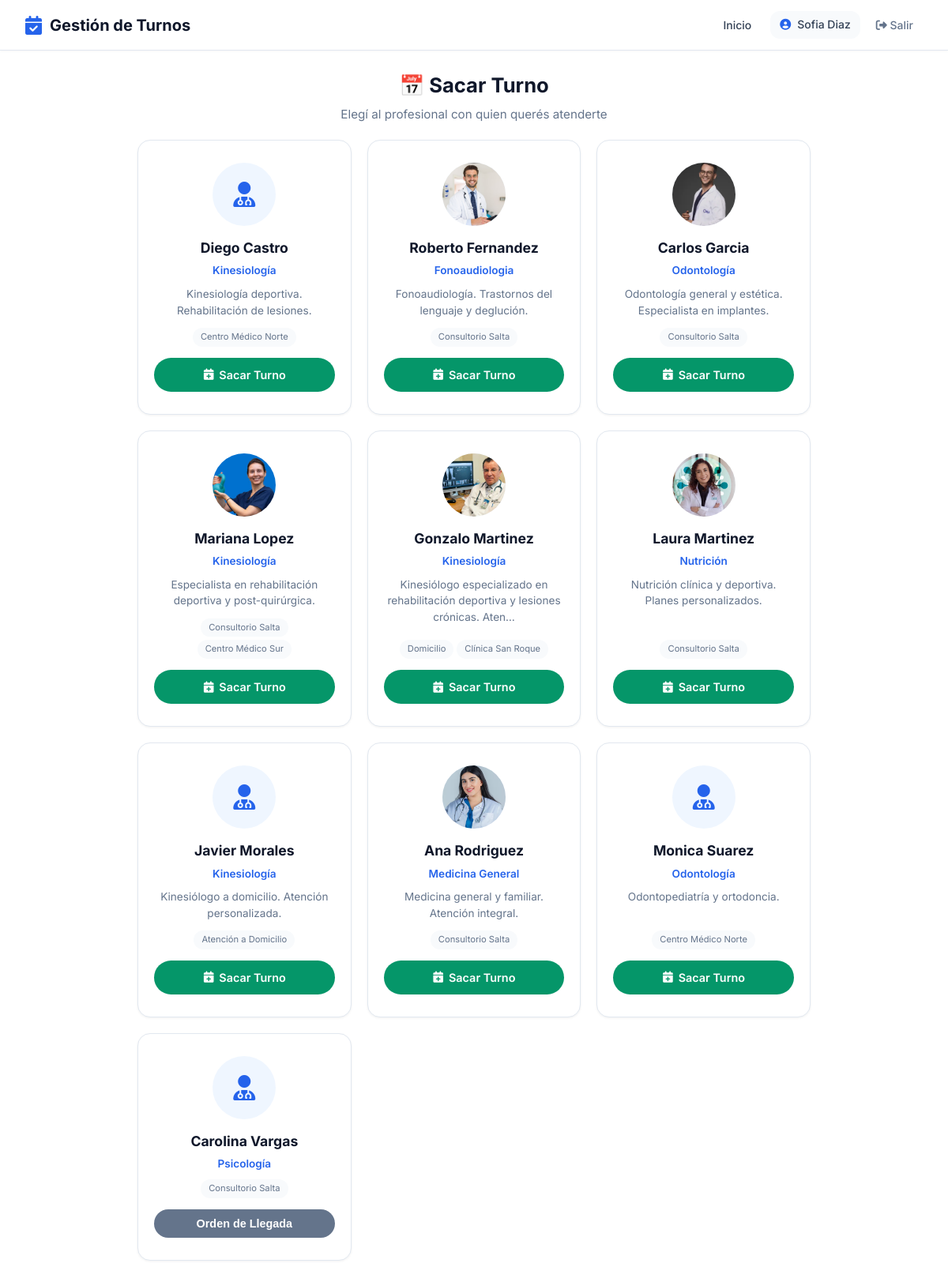
The app's page /paciente/sacar-turno/ (signed in), older data.
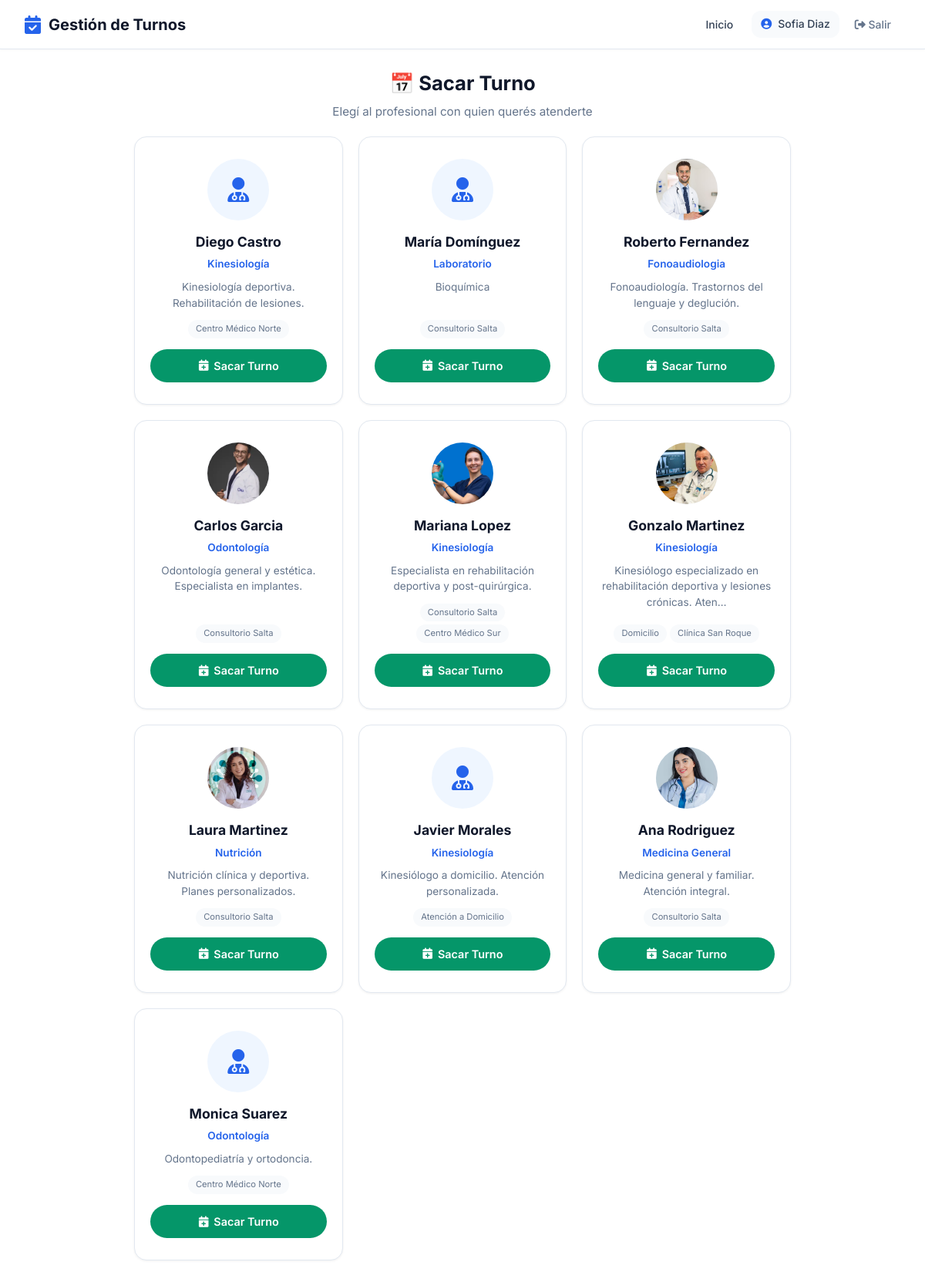
The same page, newer data.
### usuarios/models.py (models this page shows, shortened)
class Usuario(AbstractUser):
    ROLES = [
        ('admin', 'Administrador'),
        ('profesional', 'Profesional'),
        ('secretaria', 'Secretaría'),
        ('paciente', 'Paciente'),
    ]
    rol = models.CharField(max_length=20, choices=ROLES, default='paciente')
    telefono = models.CharField(max_length=20, blank=True)
    establecimiento = models.ForeignKey(
    'establecimientos.Establecimiento',
    on_delete=models.SET_NULL,
    null=True,
    blank=True,
    verbose_name='Establecimiento'
)
    class Meta:
        verbose_name = 'Usuario'
        verbose_name_plural = 'Usuarios'

### profesionales/models.py (models this page shows, shortened)
class Profesional(Persona):
    ESPECIALIDADES = [
        ('odontologia', 'Odontología'),
        ('kinesiologia', 'Kinesiología'),
        ('psicologia', 'Psicología'),
        ('nutricion', 'Nutrición'),
        ('cardiologia', 'Cardiología'),
        ('medicina_general', 'Medicina General'),
        ('dermatologia', 'Dermatología'),
        ('estetica', 'Estética'),
        ('pediatria', 'Pediatría'),
        ('traumatologia', 'Traumatología'),
        ('veterinaria', 'Veterinaria'),
        ('fonoaudiologia', 'Fonoaudiologia'),
        ('laboratorio', 'Laboratorio'),
        ('otro', 'Otro'),
    ]
    usuario = models.OneToOneField(
        'usuarios.Usuario',
        on_delete=models.CASCADE,
        verbose_name='Usuario'
    )
    especialidad = models.CharField(
        max_length=50,
        choices=ESPECIALIDADES,
        verbose_name='Especialidad'
    )
    matricula = models.CharField(
        max_length=50,
        blank=True,
        verbose_name='Matrícula Profesional'
    )
    color_calendario = models.CharField(
        max_length=7,
        default='#4A90D9',
        verbose_name='Color en Calendario'
    )
    acepta_obra_social = models.BooleanField(
        default=False,
        verbose_name='Acepta Obra Social'
    )
    descripcion = models.TextField(
        blank=True,
        verbose_name='Descripción Profesional'
    )
    foto = models.ImageField(
    upload_to='profesionales/',
    blank=True,
    null=True,
    verbose_name='Foto de Perfil'
    )
    establecimientos = models.ManyToManyField(
    'establecimientos.Establecimiento',
    blank=True,
    related_name='profesionales',
    verbose_name='Consultorios donde atiende'
    )
    frase_destacada = models.CharField(max_length=200, blank=True, verbose_name='Frase destacada')
    precio_particular = models.DecimalField(max_digits=10, decimal_places=2, null=True, blank=True, verbose_name='Precio consulta particular')
    obras_sociales_texto = models.TextField(blank=True, verbose_name='Obras sociales (texto libre)')
    servicios_texto = models.TextField(blank=True, verbose_name='Servicios / Especializaciones')
    servicios_destacados = models.TextField(blank=True, verbose_name='Servicios destacados')
    especializaciones = models.TextField(blank=True, verbose_name='Especializaciones')
    atiende_por_orden = models.BooleanField(
    default=False,
    verbose_name='Atiende por orden de llegada'
)
    obras_sociales = models.ManyToManyField(
        'obras_sociales.ObraSocial',
        blank=True,
        related_name='profesionales',
        verbose_name='Obras Sociales'
    )
    planes = models.ManyToManyField(
        'obras_sociales.Plan',
        blank=True,
        verbose_name='Planes'
    )
    class Meta:
        verbose_name = 'Profesional'
        verbose_name_plural = 'Profesionales'
        ordering = ['apellido', 'nombre']

### establecimientos/models.py (models this page shows, shortened)
class Establecimiento(ModeloBase):
    nombre = models.CharField(max_length=200, verbose_name='Nombre')
    direccion = models.CharField(max_length=200, verbose_name='Dirección')
    telefono = models.CharField(max_length=20, verbose_name='Teléfono')
    email = models.EmailField(verbose_name='Email')
    cuit = models.CharField(max_length=13, verbose_name='CUIT')
    logo = models.ImageField(upload_to='logos/', blank=True, verbose_name='Logo')
    class Meta:
        verbose_name = 'Establecimiento'
        verbose_name_plural = 'Establecimientos'

### pacientes/views_portal.py (the view, shortened to what this page needs)
@login_required
def sacar_turno_paciente(request, profesional_id=None):
    if request.user.rol != 'paciente':
        return redirect('home')
    paciente = get_object_or_404(Paciente, usuario=request.user)
    hoy = date.today()
    cliente_slug = request.session.get('cliente_slug')
    cliente = None
    if cliente_slug:
        try:
            cliente = ClienteSaaS.objects.get(slug=cliente_slug, activo=True)
        except ClienteSaaS.DoesNotExist:
            pass
    if cliente:
        if cliente.tipo == 'consultorio':
            profesionales = Profesional.objects.filter(
                establecimientos=cliente.establecimiento, activo=True
            )
        else:  # profesional independiente
            profesionales = Profesional.objects.filter(
                id=cliente.profesional.id, activo=True
            )
    else:
        config = ConfiguracionSistema.obtener()
        if config.modo == 'consultorio' and config.establecimiento_principal:
            profesionales = Profesional.objects.filter(
                establecimientos=config.establecimiento_principal,
                activo=True
            ).distinct()
        else:
            profesionales_ids = TurnoProfesional.objects.filter(
                paciente=paciente
            ).values_list('profesional_id', flat=True).distinct()
            profesionales = Profesional.objects.filter(
                Q(id__in=profesionales_ids) | Q(establecimientos__isnull=False),
                activo=True
            ).distinct()[:10]
    return render(request, 'pacientes/portal/elegir_profesional.html', {
        'paciente': paciente,
        'profesionales': profesionales,
        'cliente': cliente,
    })

### core_app/models.py (called while the page is built)
    @property
    def nombre_completo(self):
        return f"{self.nombre} {self.apellido}"

    @classmethod
    def obtener(cls):
        config = cls.objects.first()
        if not config:
            config = cls.objects.create()
        return config

### pacientes/templates/pacientes/portal/elegir_profesional.html (shortened to what this page needs)
{% extends 'core_app/base.html' %}
{% load static %}
{% block extra_css %}
    <link rel="stylesheet" href="{% static 'css/pages/portal_paciente.css' %}">
{% endblock %}
{% block content %}
<div class="portal-paciente-page">
<div class="portal-paciente-container">
    <div style="text-align: center; padding: 24px 0 20px;">
        <h1 style="font-size: 1.6rem; font-weight: 700; color: var(--text); margin: 0 0 4px 0;">📅 Sacar Turno</h1>
        <p style="color: var(--text-muted); font-size: 0.95rem;">Elegí al profesional con quien querés atenderte</p>
    </div>
    {% if profesionales %}
        <div class="profesionales-grid-portal">
            {% for prof in profesionales %}
            <div class="profesional-card-portal">
                <div class="profesional-avatar-portal">
                    {% if prof.foto %}
                        <img src="{{ prof.foto.url }}" alt="{{ prof.nombre_completo }}">
                    {% else %}
                        <i class="fas fa-user-md"></i>
                    {% endif %}
                </div>
                <h3>{{ prof.nombre_completo }}</h3>
                <p class="especialidad">{{ prof.get_especialidad_display }}</p>
                {% if prof.descripcion %}
                    <p class="descripcion">{{ prof.descripcion|truncatechars:80 }}</p>
                {% endif %}
                <div class="consultorio-tags">
                    {% if cliente and cliente.tipo == 'consultorio' %}
                        <span class="consultorio-tag">{{ cliente.establecimiento.nombre }}</span>
                    {% else %}
                        {% for est in prof.establecimientos.all %}
                            <span class="consultorio-tag">{{ est.nombre }}</span>
                        {% endfor %}
                    {% endif %}
                </div>
                {% if prof.atiende_por_orden %}
                    <button class="btn-orden-llegada-portal" onclick="abrirModal('{{ prof.nombre_completo|escapejs }}', '{{ prof.get_especialidad_display|escapejs }}', {{ prof.id }})">
                        Orden de Llegada
                    </button>
                {% elif prof.establecimientos.count == 1 %}
                    <a href="{% url 'sacar_turno_paciente_profesional' prof.id %}?establecimiento={{ prof.establecimientos.first.id }}" class="btn-sacar-turno-portal">
                        <i class="fas fa-calendar-plus"></i> Sacar Turno
                    </a>
                {% else %}
                    <a href="{% url 'sacar_turno_paciente_profesional' prof.id %}" class="btn-sacar-turno-portal">
                        <i class="fas fa-calendar-plus"></i> Sacar Turno
                    </a>
                {% endif %}
            </div>
            {% endfor %}
        </div>
    {% endif %}
</div>
</div>
{% endblock %}

### core_app/templates/core_app/base.html (shortened to what this page needs)
<!DOCTYPE html>
<html lang="es">
<head>
    <link rel="stylesheet" href="https://cdnjs.cloudflare.com/ajax/libs/font-awesome/6.4.0/css/all.min.css">
    {% load static %}
    <link rel="stylesheet" href="{% static 'css/core/base.css' %}">
    <link rel="stylesheet" href="{% static 'css/themes/default.css' %}" id="theme-css">
    <link rel="stylesheet" href="{% static 'css/core/layout.css' %}">
    <link rel="stylesheet" href="{% static 'css/core/components.css' %}">
    {% block extra_css %}{% endblock %}
</head>
<body>
    <nav class="navbar">
        <a href="{% url 'home' %}" class="navbar-brand">
            <i class="fas fa-calendar-check"></i>
            Gestión de Turnos
        </a>
        <ul class="navbar-nav">
            <li><a href="{% url 'home' %}" class="nav-link {% if request.resolver_match.url_name == 'home' %}active{% endif %}">Inicio</a></li>
            {% if user.is_authenticated %}
                <li>
                    <span class="nav-user">
                        <i class="fas fa-user-circle"></i>
                        {{ user.get_full_name|default:user.username }}
                    </span>
                </li>
                <li>
                    <form method="post" action="{% url 'logout' %}" style="display: inline;">
                        <button type="submit" class="btn-logout">
                            <i class="fas fa-sign-out-alt"></i> Salir
                        </button>
                    </form>
                </li>
            {% else %}
                <li><a href="{% url 'login' %}" class="btn btn-sm">Ingresar</a></li>
            {% endif %}
        </ul>
    </nav>
    <div class="container">
        {% block content %}{% endblock %}
    </div>
</body>
</html>

### static/css/core/base.css (style rules this page uses)
:root { --primary: #2563eb; --primary-dark: #1d4ed8; --primary-light: #dbeafe; --success: #059669; --success-light: #d1fae5; --warning: #d97706; --warning-light: #fef3c7; --danger: #dc2626; --danger-light: #fee2e2; --info: #0891b2; --info-light: #cffafe; --white: #ffffff; --gray-50: #f9fafb; --gray-100: #f3f4f6; --gray-200: #e5e7eb; --gray-300: #d1d5db; --gray-400: #9ca3af; --gray-500: #6b7280; --gray-600: #4b5563; --gray-700: #374151; --gray-800: #1f2937; --gray-900: #111827; --text-main: #1f2937; --text-secondary: #4b5563; --text-muted: #9ca3af; --bg-body: #ffffff; --bg-card: #ffffff; --bg-alt: #f8fafc; --border-color: #e5e7eb; --shadow-sm: 0 1px 2px 0 rgba(0, 0, 0, 0.05); --shadow: 0 1px 3px 0 rgba(0, 0, 0, 0.1), 0 1px 2px -1px rgba(0, 0, 0, 0.1); --shadow-md: 0 4px 6px -1px rgba(0, 0, 0, 0.1), 0 2px 4px -2px rgba(0, 0, 0, 0.1); --shadow-lg: 0 10px 15px -3px rgba(0, 0, 0, 0.1), 0 4px 6px -4px rgba(0, 0, 0, 0.1); --radius-sm: 6px; --radius: 8px; --radius-lg: 12px; --radius-xl: 16px; --radius-full: 9999px; --sacar-input-bg: #ffffff; --sacar-input-text: #1e293b; --sacar-input-border: #cbd5e1; --sacar-dia-bg: #ffffff; --sacar-dia-text: #1e293b; --sacar-dia-border: #e2e8f0; --sacar-dia-selected-bg: #eff6ff; --sacar-dia-selected-border: #3b82f6; --sacar-dia-selected-text: #1d4ed8; --sacar-consultorio-bg: #f0fdf4; --sacar-consultorio-text: #065f46; --sacar-consultorio-border: #bbf7d0; --diagnostic-bg: #f0fdf4; --diagnostic-text: #166534; --diagnostic-text-strong: #15803d; --medication-bg: #fef3c7; --medication-text: #78350f; --medication-text-strong: #92400e; --medication-text-muted: #92400e; --warning-bg: #fff3cd; --warning-border: #ffc107; --warning-text: #856404; }
* { margin: 0; padding: 0; box-sizing: border-box; }
body { font-family: 'Inter', -apple-system, BlinkMacSystemFont, 'Segoe UI', sans-serif; background-color: var(--bg-body); color: var(--text-main); line-height: 1.6; -webkit-font-smoothing: antialiased; }
a { color: var(--primary); text-decoration: none; }
img { max-width: 100%; height: auto; }

### static/css/themes/default.css (style rules this page uses)
:root { --primary: var(--custom-primary, #2563eb); --primary-dark: var(--custom-primary-dark, #1d4ed8); --primary-light: #eff6ff; --success: #059669; --success-light: #ecfdf5; --warning: #d97706; --warning-light: #fffbeb; --danger: #dc2626; --danger-light: #fef2f2; --info: #0891b2; --info-light: #ecfeff; --text: var(--text-main); --bg-body: #ffffff; --bg-card: #ffffff; --bg-alt: #f8fafc; --text-main: #0f172a; --text-secondary: #334155; --text-muted: #64748b; --border-color: #e2e8f0; --navbar-bg: #ffffff; --navbar-border: #e2e8f0; --navbar-shadow: 0 1px 3px rgba(0,0,0,0.04); --navbar-brand-color: #0f172a; --navbar-link-color: #334155; --navbar-link-hover-bg: #eff6ff; --navbar-link-hover-color: var(--primary); --navbar-user-bg: #f8fafc; --navbar-user-color: #334155; --footer-bg: #0f172a; --footer-text: #94a3b8; --footer-border: rgba(255,255,255,0.1); --footer-heading-color: #ffffff; --footer-link-color: #93c5fd; --footer-link-hover-color: #bfdbfe; --whatsapp-bg: #25D366; --whatsapp-color: #ffffff; --hero-btn-bg: #ffffff; --hero-btn-color: #0f172a; --tag-bg: #d1fae5; --tag-color: #065f46; --tag-os-bg: #ede9fe; --tag-os-color: #5b21b6; --white: #ffffff; --gray-50: #f8fafc; --gray-100: #f1f5f9; --gray-200: #e2e8f0; --gray-300: #cbd5e1; --gray-400: #94a3b8; --gray-500: #64748b; --gray-600: #475569; --gray-700: #334155; --gray-800: #1e293b; --gray-900: #0f172a; --shadow-sm: 0 1px 2px rgba(0,0,0,0.04); --shadow: 0 1px 3px rgba(0,0,0,0.06); --shadow-md: 0 4px 6px rgba(0,0,0,0.06); --shadow-lg: 0 10px 15px rgba(0,0,0,0.08); }
:root { --primary: var(--custom-primary, #2563eb); --primary-dark: var(--custom-primary-dark, #1d4ed8); }

### static/css/core/components.css (style rules this page uses)
.btn-logout { background: none; border: none; color: var(--text-muted); cursor: pointer; padding: 8px 12px; border-radius: var(--radius); font-size: 0.875rem; font-weight: 500; transition: all 0.2s ease; font-family: inherit; }

Row changes from the older to the newer data that the page shows:
no longer on this page (row unchanged): Profesional: nombre_completo "Carolina Vargas", especialidad "Psicología", Establecimiento (nombre "Consultorio Salta")
added Profesional: nombre_completo "María Domínguez", especialidad "Laboratorio", descripcion "Bioquímica", Establecimiento (nombre "Consultorio Salta")
